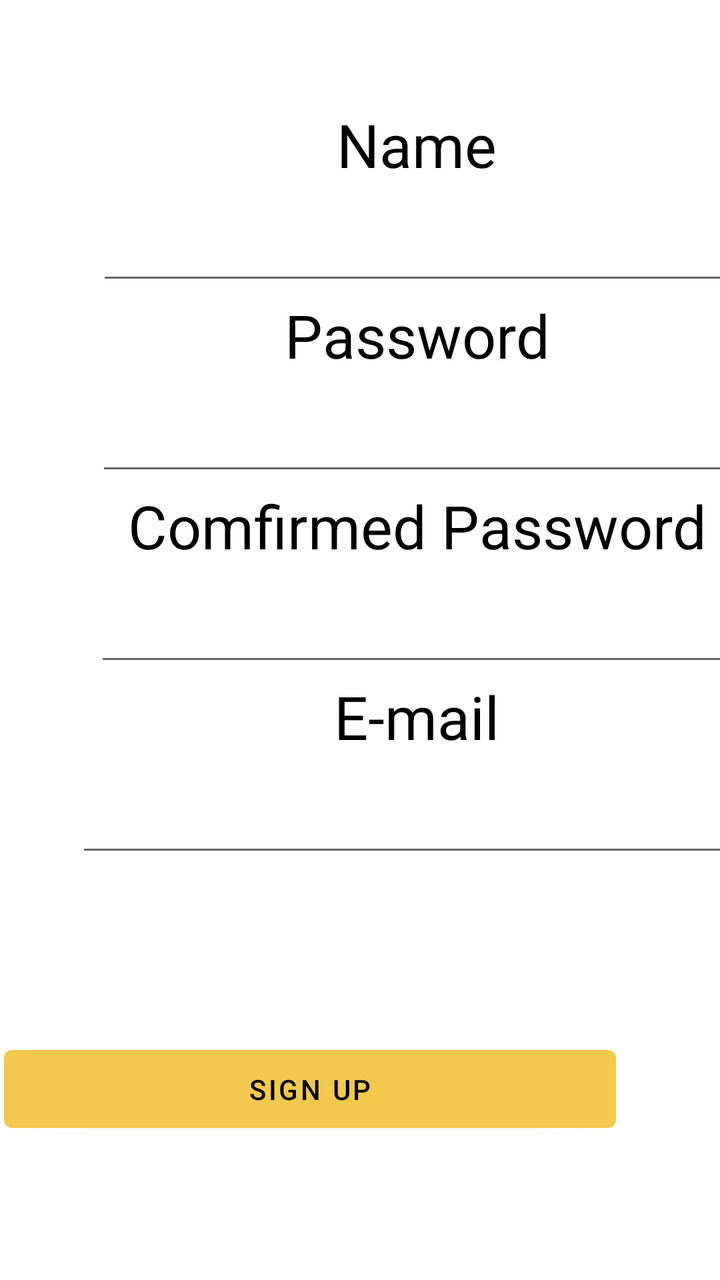
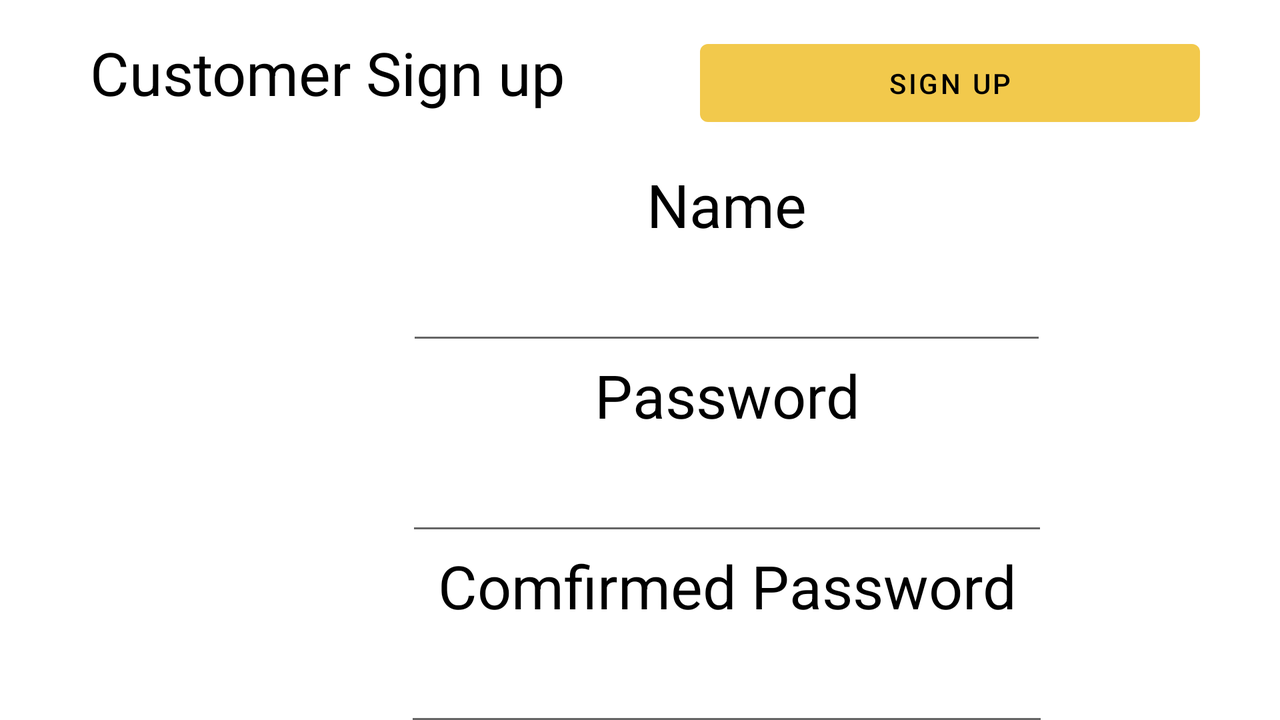

The same Android screen from two of the app's own layout files: first res/layout/ as a phone draws it, then the repository's variant for another configuration, drawn on a device whose configuration selects that folder. Both files follow.
<!-- AndroidManifest.xml: application theme Theme.MySweetHome -->
<!-- res/layout/sign_up.xml -->
<?xml version="1.0" encoding="utf-8"?>
<androidx.constraintlayout.widget.ConstraintLayout xmlns:android="http://schemas.android.com/apk/res/android"
    xmlns:app="http://schemas.android.com/apk/res-auto"
    xmlns:tools="http://schemas.android.com/tools"
    android:layout_width="match_parent"
    android:layout_height="match_parent"
    tools:context=".signUp">

    <LinearLayout
        android:layout_width="417dp"
        android:layout_height="524dp"
        android:layout_marginBottom="64dp"
        android:orientation="vertical"
        app:layout_constraintBottom_toBottomOf="parent"
        tools:layout_editor_absoluteX="0dp"
        tools:ignore="MissingConstraints">

        <TextView
            android:id="@+id/usernameTxt"
            android:layout_width="match_parent"
            android:layout_height="54dp"
            android:text="Name"
            android:textAlignment="center"
            android:textColor="@color/black"
            android:textSize="30sp" />

        <EditText
            android:id="@+id/username"
            android:layout_width="320dp"
            android:layout_height="wrap_content"
            android:layout_gravity="center"
            android:ems="10"
            android:inputType="textPersonName" />

        <TextView
            android:id="@+id/passwordTxt"
            android:layout_width="match_parent"
            android:layout_height="54dp"
            android:text="Password"
            android:textAlignment="center"
            android:textColor="@color/black"
            android:textSize="30sp" />

        <EditText
            android:id="@+id/pass_edt_text"
            android:layout_width="321dp"
            android:layout_height="wrap_content"
            android:layout_gravity="center"
            android:ems="10"
            android:inputType="textPassword" />

        <TextView
            android:id="@+id/confirmPassTxt"
            android:layout_width="match_parent"
            android:layout_height="54dp"
            android:text="Comfirmed Password"
            android:textAlignment="center"
            android:textColor="@color/black"
            android:textSize="30sp" />

        <EditText
            android:id="@+id/confirmedPass"
            android:layout_width="322dp"
            android:layout_height="wrap_content"
            android:layout_gravity="center"
            android:ems="10"
            android:inputType="numberPassword" />

        <TextView
            android:id="@+id/emailTxt"
            android:layout_width="match_parent"
            android:layout_height="54dp"
            android:text="E-mail"
            android:textAlignment="center"
            android:textColor="@color/black"
            android:textSize="30sp" />

        <EditText
            android:id="@+id/email_edt_text"
            android:layout_width="341dp"
            android:layout_height="wrap_content"
            android:layout_gravity="center"
            android:ems="10"
            android:inputType="textEmailAddress" />

    </LinearLayout>

    <Button
        android:id="@+id/signup_btn"
        android:layout_width="306dp"
        android:layout_height="51dp"
        android:layout_marginEnd="52dp"
        android:layout_marginBottom="70dp"
        android:gravity="center"
        android:text="Sign Up"
        app:layout_constraintBottom_toBottomOf="parent"
        app:layout_constraintEnd_toEndOf="parent" />

</androidx.constraintlayout.widget.ConstraintLayout>
<!-- resources referenced by this layout -->
<resources>
  <color name="black">#FF000000</color>
  <style name="Theme.MySweetHome" parent="Theme.MaterialComponents.DayNight.DarkActionBar">
          
          <item name="colorPrimary">@color/F2C94C</item>
          <item name="colorPrimaryVariant">@color/black</item>
          <item name="colorOnPrimary">@color/black</item>
          
          <item name="colorSecondary">@color/teal_200</item>
          <item name="colorSecondaryVariant">@color/teal_700</item>
          <item name="colorOnSecondary">@color/black</item>
          
          <item name="android:statusBarColor" tools:targetApi="l">?attr/colorPrimaryVariant</item>
         
          
      </style>
  <color name="F2C94C">#F2C94C</color>
  <color name="teal_200">#FF03DAC5</color>
  <color name="teal_700">#FF018786</color>
</resources>
<!-- res/layout-land/sign_up.xml (the repository's variant of the layout above) -->
<!-- drawn on the phone turned sideways -->
<?xml version="1.0" encoding="utf-8"?>
<androidx.constraintlayout.widget.ConstraintLayout xmlns:android="http://schemas.android.com/apk/res/android"
    xmlns:app="http://schemas.android.com/apk/res-auto"
    xmlns:tools="http://schemas.android.com/tools"
    android:layout_width="match_parent"
    android:layout_height="match_parent"
    tools:context=".signUp">

    <Button
        android:id="@+id/signup_btn"
        android:layout_width="250dp"
        android:layout_height="51dp"
        android:layout_marginTop="16dp"
        android:layout_marginEnd="40dp"
        android:gravity="center"
        android:text="Sign Up"
        app:layout_constraintEnd_toEndOf="parent"
        app:layout_constraintTop_toTopOf="parent" />

    <TextView
        android:id="@+id/textView27"
        android:layout_width="250sp"
        android:layout_height="49dp"
        android:layout_marginTop="16dp"
        android:text="Customer Sign up"
        android:textColor="@color/black"
        android:textSize="30sp"
        app:layout_constraintEnd_toStartOf="@+id/signup_btn"
        app:layout_constraintHorizontal_bias="0.45"
        app:layout_constraintStart_toStartOf="parent"
        app:layout_constraintTop_toTopOf="parent" />

    <ScrollView
        android:layout_width="727dp"
        android:layout_height="301dp"
        android:translationY="15sp"
        app:layout_constraintTop_toBottomOf="@+id/signup_btn"
        tools:layout_editor_absoluteX="4dp">

        <LinearLayout
            android:layout_width="match_parent"
            android:layout_height="wrap_content"
            android:orientation="vertical">

            <TextView
                android:id="@+id/usernameTxt"
                android:layout_width="match_parent"
                android:layout_height="54dp"
                android:text="Name"
                android:textAlignment="center"
                android:textColor="@color/black"
                android:textSize="30sp" />

            <EditText
                android:id="@+id/username"
                android:layout_width="320dp"
                android:layout_height="wrap_content"
                android:layout_gravity="center"
                android:ems="10"
                android:inputType="textPersonName" />

            <TextView
                android:id="@+id/passwordTxt"
                android:layout_width="match_parent"
                android:layout_height="54dp"
                android:text="Password"
                android:textAlignment="center"
                android:textColor="@color/black"
                android:textSize="30sp" />

            <EditText
                android:id="@+id/pass_edt_text"
                android:layout_width="321dp"
                android:layout_height="wrap_content"
                android:layout_gravity="center"
                android:ems="10"
                android:inputType="textPassword" />

            <TextView
                android:id="@+id/confirmPassTxt"
                android:layout_width="match_parent"
                android:layout_height="54dp"
                android:text="Comfirmed Password"
                android:textAlignment="center"
                android:textColor="@color/black"
                android:textSize="30sp" />

            <EditText
                android:id="@+id/confirmedPass"
                android:layout_width="322dp"
                android:layout_height="wrap_content"
                android:layout_gravity="center"
                android:ems="10"
                android:inputType="numberPassword" />

            <TextView
                android:id="@+id/emailTxt"
                android:layout_width="match_parent"
                android:layout_height="54dp"
                android:text="E-mail"
                android:textAlignment="center"
                android:textColor="@color/black"
                android:textSize="30sp" />

            <EditText
                android:id="@+id/email_edt_text"
                android:layout_width="341dp"
                android:layout_height="wrap_content"
                android:layout_gravity="center"
                android:ems="10"
                android:inputType="textEmailAddress" />

            <TextView
                android:id="@+id/textView29"
                android:layout_width="match_parent"
                android:layout_height="wrap_content" />

            <TextView
                android:id="@+id/textView36"
                android:layout_width="match_parent"
                android:layout_height="wrap_content" />

            <TextView
                android:id="@+id/textView33"
                android:layout_width="match_parent"
                android:layout_height="wrap_content" />

            <TextView
                android:id="@+id/textView38"
                android:layout_width="match_parent"
                android:layout_height="wrap_content" />

            <TextView
                android:id="@+id/textView41"
                android:layout_width="match_parent"
                android:layout_height="wrap_content"
                android:text="TextView" />

            <TextView
                android:id="@+id/textView32"
                android:layout_width="match_parent"
                android:layout_height="wrap_content"
                android:text="TextView" />

        </LinearLayout>
    </ScrollView>

</androidx.constraintlayout.widget.ConstraintLayout>
